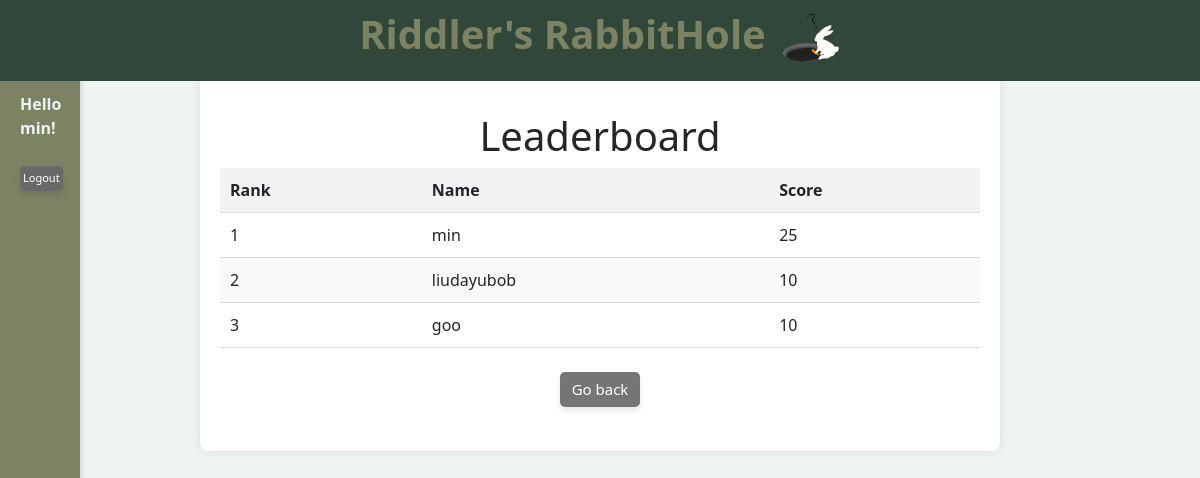
The page /leaderboard (signed in) on the database its author committed.
### database/models.py (models this page shows, shortened)
class User(UserMixin, Model):
    id = Column(Integer, primary_key=True)
    username = Column(String(50), unique=True, nullable=False)
    email = Column(String(100), unique=True, nullable=False)
    password_hash = Column(String(128), nullable=False)
    gender = Column(String(10), nullable=False)
    dob = Column(DateTime, nullable=False)
    phone = Column(String(20))
    country = Column(String(50), nullable=False)
    avatar = Column(String(20), nullable=False)
    score = Column(db.Integer, default=0)
    comments = db.relationship('Comment', backref='user', lazy=True)

### app.py (the view)
@app.route('/leaderboard')
def leaderboard():
    top_scores = Score.query.order_by(Score.score.desc()).limit(10).all()
    data = []
    rank = 1
    for score in top_scores:
        user = User.query.get(score.user_id)
        data.append({"rank": rank, "username": user.username, "score": score.score})
        rank += 1
    return render_template('leaderboard.html', data=data, current_user=current_user)

### app.py (called while the page is built)
@login_manager.user_loader
def load_user(user_id):
    return User.query.get(int(user_id))

### templates/leaderboard.html (shortened to what this page needs)
<!DOCTYPE html>
<html lang="en">
<head>
    <link rel="stylesheet" type="text/css" href="{{ url_for('static', filename='css/style.css') }}">
    <link href="https://stackpath.bootstrapcdn.com/bootstrap/4.5.2/css/bootstrap.min.css" rel="stylesheet">
</head>
<body>
    <div class="header">
        <h1 style="color: #7C8363;"><b>Riddler's RabbitHole </b><img src="{{ url_for('static', filename='img/rabbit.png') }}" alt="" class="rabbitimg"></h1>
    </div>
    <div class="sidebar" id="sidebar">
        <div class="login-tab" id="loginButton" onclick="toggleLogin()">
            {% if current_user.is_authenticated %}
                <br><br><br>
                <b>
                Hello
                {{ current_user.username }}!</b>
                <br><br>
                <button class="lognew" onclick="logout()">Logout</button>
            {% else %}
                <br><br><br>
                Login
            {% endif %}
        </div>
    </div>
<div class="containerl">
    <br><br><br>
    <h1>Leaderboard</h1>
    <table id="leaderboard">
        <thead>
            <tr>
                <th>Rank</th>
                <th>Name</th>
                <th>Score</th>
            </tr>
        </thead>
        <tbody>
            {% for entry in data %}
            <tr>
                <td>{{ entry.rank }}</td>
                <td>{{ entry.username }}</td>
                <td>{{ entry.score }}</td>
            </tr>
            {% endfor %}
        </tbody>
    </table>
    <br>
    <div class="mb-4">
        <a href="{{ url_for('index') }}" class="newbutton">Go back</a>
    </div>
</div>
</body>
</html>

### static/css/style.css (style rules this page uses)
* { margin: 0; padding: 0; box-sizing: border-box; }
body { font-family: 'Segoe UI', Tahoma, Geneva, Verdana, sans-serif; padding: 20px; margin-left: 120px; background-color: #EDf4f2; }
.sidebar { position: fixed; top: 0; left: 0; width: 120px; height: 100%; background-color: #7C8363; overflow-y: auto; padding: 20px; box-shadow: 2px 0 5px rgba(0, 0, 0, 0.1); z-index: 999; transition: width 0.3s ease-in-out; color: #EDF4F2 }
.rabbitimg { height: 50px; width: auto; margin-left: 5px; }
.header { position: fixed; top: 0; left: 0; width: 100%; background-color: #31473A; color: rgb(65, 65, 65); padding: 10px 15px; text-align: center; z-index: 9999; color: #7C8363; }
.newbutton { display: inline-block; padding: 6px 12px; font-size: 15px; color: #fff; background-color: #757575; border: none; border-radius: 5px; cursor: pointer; transition: background-color 0.3s ease, transform 0.2s ease; box-shadow: 0 4px 6px rgba(0, 0, 0, 0.1); }
.lognew { display: inline-block; font-size: 11px; padding: 4px 3px; border-radius: 5px; border: none; color: #fff; background-color: #696969; cursor: pointer; transition: background-color 0.3s ease, transform 0.2s ease; box-shadow: 0 4px 6px rgba(0, 0, 0, 0.1); }

### templates/leaderboard.html (style rules this page uses)
.sidebar { position: fixed; top: 0; left:0; width: 80px; height: 100%; overflow-y: auto; padding: 20px; box-shadow: 2px 0 5px rgba(0, 0, 0, 0.1); z-index: 999; transition: width 0.3s ease-in-out; }
body { font-family: 'Segoe UI', Tahoma, Geneva, Verdana, sans-serif; margin: 0; padding: 0; background-position: center center; background-attachment: fixed; height: 100vh; background-color: #EDf4F2; }
.containerl { max-width: 800px; margin: 20px auto; text-align: center; padding: 20px; background-color: #fff; border-radius: 8px; box-shadow: 0 0 10px rgba(0, 0, 0, 0.1); }
h1 { text-align: center; color: #262626; }
table { width: 100%; border-collapse: collapse; }
th, td { padding: 10px; text-align: left; border-bottom: 1px solid #ddd; }
th { background-color: #f2f2f2; }
tr:nth-child(even) { background-color: #f9f9f9; }

### rows shown on the page
User: username "min", rank "1", score "25"
User: rank "2", username "liudayubob", score "10"
User: rank "3", username "goo", score "10"
